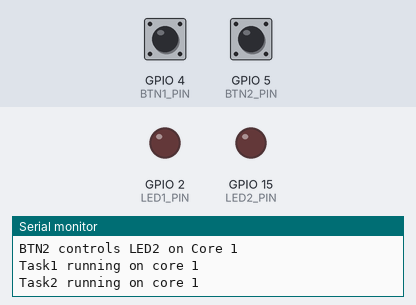
The sketch below on a simulated ESP32-S3. Shown: output pins drawn as LEDs (lit = HIGH), the last lines printed to the serial monitor. The inputs (shaded band) are chosen by the test bench; at power-on: GPIO 4 (BTN1_PIN) HIGH, GPIO 5 (BTN2_PIN) HIGH.

Above: at 2.2 s.
2.3 s: GPIO 4 (BTN1_PIN) pulled LOW for 0.15 s
At 3.4 s:
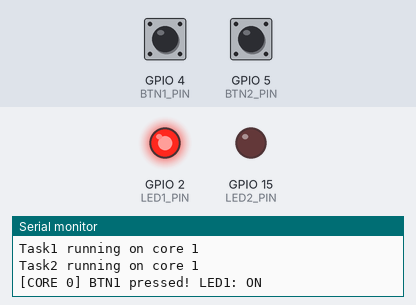
3.9 s: GPIO 5 (BTN2_PIN) pulled LOW for 0.15 s
At 5.1 s:
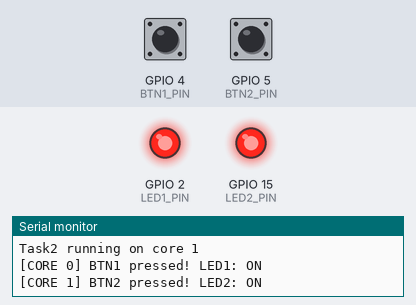
5.5 s: GPIO 4 (BTN1_PIN) pulled LOW for 1 s
At 6.9 s:
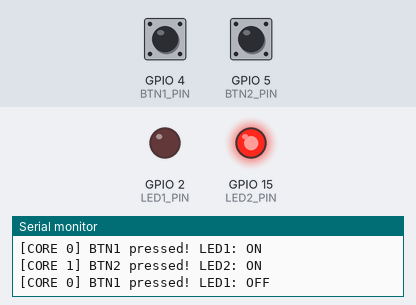
8.0 s: GPIO 4 (BTN1_PIN) pulled LOW for 3.2 s
At 8.9 s:
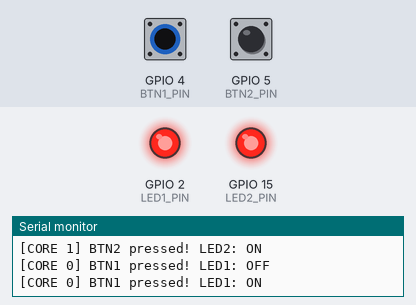
12.7 s: GPIO 5 (BTN2_PIN) pulled LOW for 1 s
At 13.3 s:
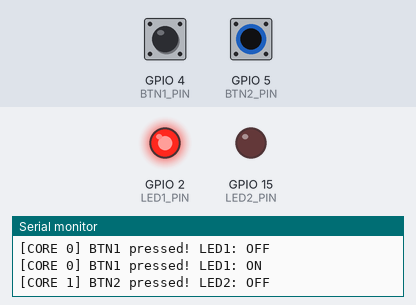
Timing chart, 0 to 15.7 s (numbered marks = the images above; inputs shaded):
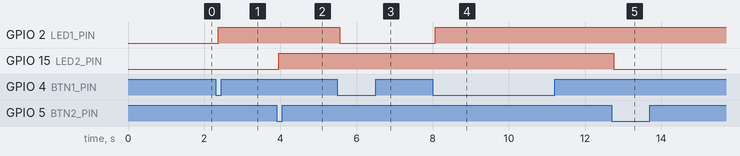

The sketch:

sketch.ino
```cpp
// Pin definitions
#define BTN1_PIN 4
#define BTN2_PIN 5
#define LED1_PIN 2
#define LED2_PIN 15

// Task handles
TaskHandle_t Task1Handle;
TaskHandle_t Task2Handle;

// Button states
volatile bool btn1State = false;
volatile bool btn2State = false;

// LED states
volatile bool led1State = false;
volatile bool led2State = false;

// Semaphore for serial output protection
SemaphoreHandle_t serialMutex;

void setup() {
  Serial.begin(115200);
  delay(1000);

  // Create mutex before any tasks start
  serialMutex = xSemaphoreCreateMutex();

  Serial.println("ESP32-S3 Dual Core Button Control");

  // Initialize pins
  pinMode(BTN1_PIN, INPUT_PULLUP);
  pinMode(BTN2_PIN, INPUT_PULLUP);
  pinMode(LED1_PIN, OUTPUT);
  pinMode(LED2_PIN, OUTPUT);

  // Create Task 1 on Core 0
  xTaskCreatePinnedToCore(
    Task1Code,      // Function
    "Task1",        // Name
    10000,          // Stack size
    NULL,           // Parameters
    1,              // Priority
    &Task1Handle,   // Task handle
    0               // Core 0
  );

  // Create Task 2 on Core 1
  xTaskCreatePinnedToCore(
    Task2Code,      // Function
    "Task2",        // Name
    10000,          // Stack size
    NULL,           // Parameters
    1,              // Priority
    &Task2Handle,   // Task handle
    1               // Core 1
  );

  // Use mutex for setup prints too since tasks might run immediately
  if (xSemaphoreTake(serialMutex, pdMS_TO_TICKS(100)) == pdTRUE) {
    Serial.println("Tasks created successfully!");
    Serial.println("BTN1 controls LED1 on Core 0");
    Serial.println("BTN2 controls LED2 on Core 1\n");
    xSemaphoreGive(serialMutex);
  }
}

// Task 1: Running on Core 0
void Task1Code(void * parameter) {
  if (xSemaphoreTake(serialMutex, pdMS_TO_TICKS(100)) == pdTRUE) {
    Serial.printf("Task1 running on core %d\n", xPortGetCoreID());
    xSemaphoreGive(serialMutex);
  }

  bool lastBtn1State = true;
  unsigned long lastDebounceTime = 0;
  const unsigned long debounceDelay = 50;

  for(;;) {
    // Read button with debouncing
    bool reading = digitalRead(BTN1_PIN);

    if (reading != lastBtn1State) {
      lastDebounceTime = millis();
    }

    if ((millis() - lastDebounceTime) > debounceDelay) {
      if (reading != btn1State) {
        btn1State = reading;

        // Button pressed (LOW because of pullup)
        if (btn1State == LOW) {
          led1State = !led1State;
          digitalWrite(LED1_PIN, led1State);

          // Protected serial output
          if (xSemaphoreTake(serialMutex, pdMS_TO_TICKS(100)) == pdTRUE) {
            Serial.printf("[CORE 0] BTN1 pressed! LED1: %s\n", led1State ? "ON" : "OFF");
            xSemaphoreGive(serialMutex);
          }
        }
      }
    }

    lastBtn1State = reading;
    vTaskDelay(10 / portTICK_PERIOD_MS);
  }
}

// Task 2: Running on Core 1
void Task2Code(void * parameter) {
  if (xSemaphoreTake(serialMutex, pdMS_TO_TICKS(100)) == pdTRUE) {
    Serial.printf("Task2 running on core %d\n", xPortGetCoreID());
    xSemaphoreGive(serialMutex);
  }

  bool lastBtn2State = true;
  unsigned long lastDebounceTime = 0;
  const unsigned long debounceDelay = 50;

  for(;;) {
    // Read button with debouncing
    bool reading = digitalRead(BTN2_PIN);

    if (reading != lastBtn2State) {
      lastDebounceTime = millis();
    }

    if ((millis() - lastDebounceTime) > debounceDelay) {
      if (reading != btn2State) {
        btn2State = reading;

        // Button pressed (LOW because of pullup)
        if (btn2State == LOW) {
          led2State = !led2State;
          digitalWrite(LED2_PIN, led2State);

          // Protected serial output
          if (xSemaphoreTake(serialMutex, pdMS_TO_TICKS(100)) == pdTRUE) {
            Serial.printf("[CORE 1] BTN2 pressed! LED2: %s\n", led2State ? "ON" : "OFF");
            xSemaphoreGive(serialMutex);
          }
        }
      }
    }

    lastBtn2State = reading;
    vTaskDelay(10 / portTICK_PERIOD_MS);
  }
}

void loop() {
  // Not used
}
```

Measured:
- after the input at 2.3 s, GPIO 2 (LED1_PIN): LOW → HIGH after 0.07 s
- after the input at 3.9 s, GPIO 15 (LED2_PIN): LOW → HIGH after 0.05 s
- after the input at 5.5 s, GPIO 2 (LED1_PIN): HIGH → LOW after 0.06 s
- after the input at 8.0 s, GPIO 2 (LED1_PIN): LOW → HIGH after 0.06 s
- after the input at 12.7 s, GPIO 15 (LED2_PIN): HIGH → LOW after 0.05 s
